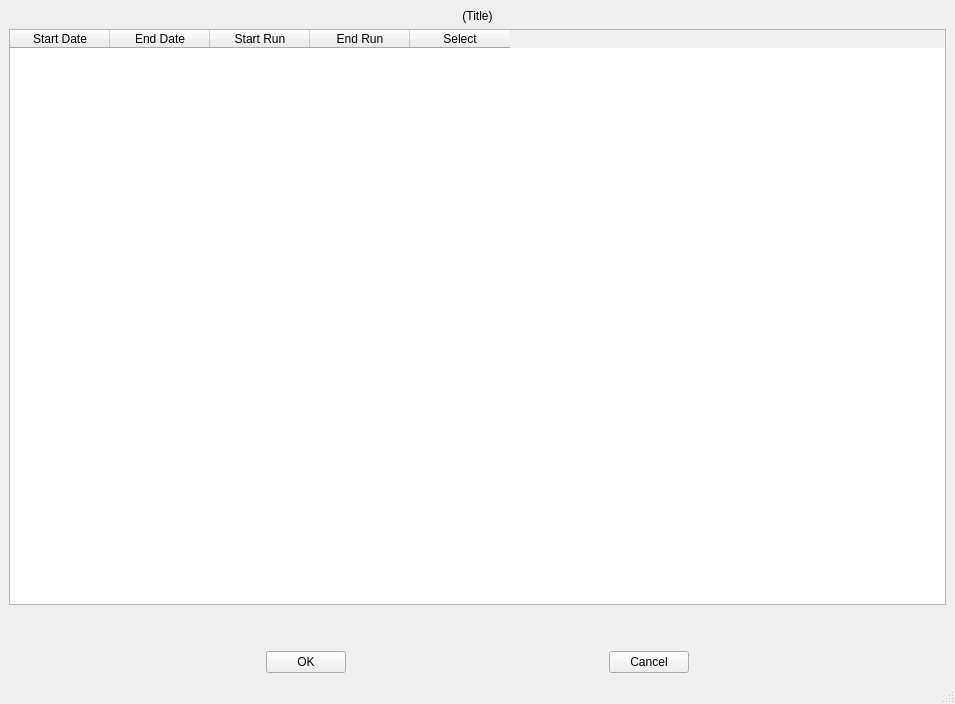
<?xml version="1.0" encoding="UTF-8"?>
<ui version="4.0">
 <class>MainWindow</class>
 <widget class="QMainWindow" name="MainWindow">
  <property name="geometry">
   <rect>
    <x>0</x>
    <y>0</y>
    <width>955</width>
    <height>704</height>
   </rect>
  </property>
  <property name="windowTitle">
   <string>MainWindow</string>
  </property>
  <widget class="QWidget" name="centralwidget">
   <layout class="QGridLayout" name="gridLayout">
    <item row="0" column="0">
     <layout class="QVBoxLayout" name="verticalLayout">
      <item>
       <layout class="QHBoxLayout" name="horizontalLayout_2">
        <item>
         <widget class="QLabel" name="label_title">
          <property name="sizePolicy">
           <sizepolicy hsizetype="Expanding" vsizetype="Preferred">
            <horstretch>0</horstretch>
            <verstretch>0</verstretch>
           </sizepolicy>
          </property>
          <property name="layoutDirection">
           <enum>Qt::LeftToRight</enum>
          </property>
          <property name="text">
           <string>(Title)</string>
          </property>
          <property name="alignment">
           <set>Qt::AlignCenter</set>
          </property>
         </widget>
        </item>
       </layout>
      </item>
      <item>
       <layout class="QHBoxLayout" name="horizontalLayout_3">
        <item>
         <widget class="QTableWidget" name="tableWidget">
          <property name="sizePolicy">
           <sizepolicy hsizetype="Expanding" vsizetype="Expanding">
            <horstretch>0</horstretch>
            <verstretch>0</verstretch>
           </sizepolicy>
          </property>
          <column>
           <property name="text">
            <string>Start Date</string>
           </property>
          </column>
          <column>
           <property name="text">
            <string>End Date</string>
           </property>
          </column>
          <column>
           <property name="text">
            <string>Start Run</string>
           </property>
          </column>
          <column>
           <property name="text">
            <string>End Run</string>
           </property>
          </column>
          <column>
           <property name="text">
            <string>Select</string>
           </property>
          </column>
         </widget>
        </item>
       </layout>
      </item>
      <item>
       <spacer name="verticalSpacer">
        <property name="orientation">
         <enum>Qt::Vertical</enum>
        </property>
        <property name="sizeType">
         <enum>QSizePolicy::Preferred</enum>
        </property>
        <property name="sizeHint" stdset="0">
         <size>
          <width>20</width>
          <height>40</height>
         </size>
        </property>
       </spacer>
      </item>
      <item>
       <layout class="QHBoxLayout" name="horizontalLayout">
        <item>
         <spacer name="horizontalSpacer">
          <property name="orientation">
           <enum>Qt::Horizontal</enum>
          </property>
          <property name="sizeHint" stdset="0">
           <size>
            <width>40</width>
            <height>20</height>
           </size>
          </property>
         </spacer>
        </item>
        <item>
         <widget class="QPushButton" name="pushButton_saveQuit">
          <property name="text">
           <string>OK</string>
          </property>
         </widget>
        </item>
        <item>
         <spacer name="horizontalSpacer_2">
          <property name="orientation">
           <enum>Qt::Horizontal</enum>
          </property>
          <property name="sizeHint" stdset="0">
           <size>
            <width>40</width>
            <height>20</height>
           </size>
          </property>
         </spacer>
        </item>
        <item>
         <widget class="QPushButton" name="pushButton_cancelQuit">
          <property name="text">
           <string>Cancel</string>
          </property>
         </widget>
        </item>
        <item>
         <spacer name="horizontalSpacer_3">
          <property name="orientation">
           <enum>Qt::Horizontal</enum>
          </property>
          <property name="sizeHint" stdset="0">
           <size>
            <width>40</width>
            <height>20</height>
           </size>
          </property>
         </spacer>
        </item>
       </layout>
      </item>
     </layout>
    </item>
   </layout>
  </widget>
  <widget class="QMenuBar" name="menubar">
   <property name="geometry">
    <rect>
     <x>0</x>
     <y>0</y>
     <width>955</width>
     <height>25</height>
    </rect>
   </property>
  </widget>
  <widget class="QStatusBar" name="statusbar"/>
 </widget>
 <resources/>
 <connections/>
</ui>
